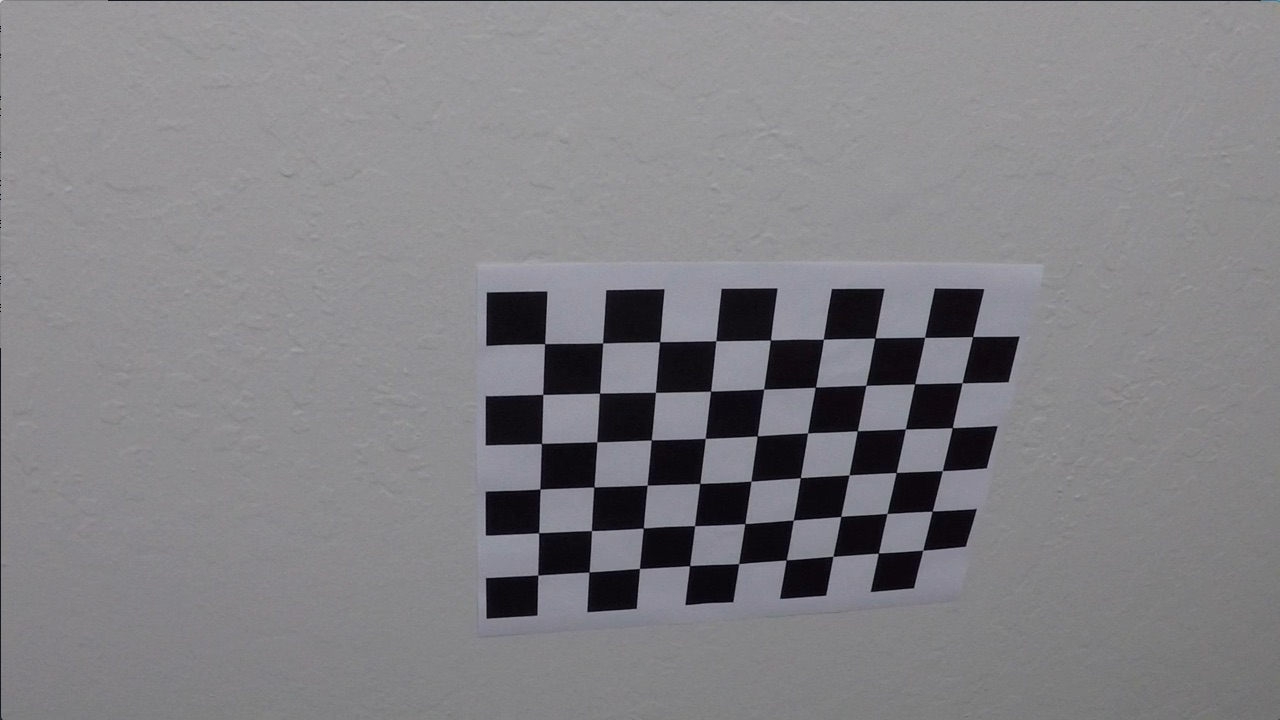
#> input picture camera_cal/calibration10.jpg, 1280 x 720 px; its folder holds 4 pictures in this run
$ python calibration_pipeline.py   (older library calls are emulated)
#> lines starting #> are read from the running program, lines starting #| are printed output that depends on the picture; after the words box and inside, x2 and y2 are one past the last pixel; in counts of white or black regions, pixels touching at a corner belong together
### inout.py
import os

def read_paths(dir_path, file_exts={'jpg':True,'png':True}):
    # ** Reads in each path from a directory with correct extension to an array **

    # dir_path - string of the path to the directory to read from
    # file_exts - dict() of desired file extensions

    path_list = []
    for dir_name, subdir, file_list in os.walk(dir_path):
        for f in file_list:
            f_ext = f.split('.')[-1]
            if f_ext.lower() in file_exts:
                path_list.append(os.path.join(dir_name,f))
    return path_list

### calibration.py
import numpy as np
import cv2
import matplotlib.pyplot as plt
import matplotlib.image as mpimg

import inout

def get_imgpts(img,nxy,img_pts):
    # ** Used to find and return corners on chessboard in image **

    # img - image that contains a chessboard as a numpy array
    # nxy - tuple of integers containing number of corners on chessboard in the x direction and in the y direction.
    # img_pts - array to store corner locations in

    gray_img = cv2.cvtColor(img,cv2.COLOR_RGB2GRAY)
    ret,corners = cv2.findChessboardCorners(gray_img,nxy,None)
    if ret:
        img_pts.append(corners)
    return ret,img_pts

def make_objpts(nxy):
    # ** Constructs object points to map to **

    # nxy - tuple of integers containing number of corners on chessboard in the x direction and in the y direction.

    objp = np.zeros((nxy[0]*nxy[1],3),dtype=np.float32)
    objp[:,:2] = np.mgrid[0:nxy[0],0:nxy[1]].T.reshape(-1,2)
    return objp

# [13 lines left out: function draw_corners, not called in this run]

def calibrate(imgs_dir,nxy):
    # ** Reads in images to calculate the calibration and undistortion parameters **

    # imgs_dir - root directory as string containing calibration images
    # nxy - tuple of integers containing number of corners on chessboard in the x direction and in the y direction.

#> called with imgs_dir = 'camera_cal', nxy = (9, 6)
    cal_paths = inout.read_paths(imgs_dir)
    img_pts = []
    obj_pts = []
    objp = make_objpts(nxy) # locations for transform

    images = []
    for path in cal_paths[1:]:
        img = mpimg.imread(path)
#> img is the input picture: shape (720, 1280, 3); mean R, G, B 130.2, 129.4, 133.1
        images.append(img)
        ret,img_pts = get_imgpts(img,nxy,img_pts)
#> in get_imgpts, `ret,corners = cv2.findChessboardCorners(gray_img,nxy,None)`: ret = True; corners = 54 rows, first 8: [545.3, 343.1], [602.7, 342.8], [660.1, 341.3], [715.8, 340.7], [770.6, 340], [823.5, 339.2], [874.3, 338.5], [925.1, 337.4]
#> ret = True; img_pts = 1 item
        if ret:
            obj_pts.append(objp)

    ret, mtx, dist, rvecs, tvecs = cv2.calibrateCamera(obj_pts,
                                                        img_pts,
                                                        img.shape[:2],
                                                        None,
                                                        None)
#> ret = 0.814; mtx = [[1608.6, 0, 396], [0, 1782.8, 550.8], [0, 0, 1]]; dist = [[-1.62, 5.8, -0.0528, 0.074, -13.95]]; rvecs = ([0.768, 0.0115, -0.0362], [0.224, 0.566, 0.0321]); tvecs = ([2.52, -3.17, 27.55], [-10.04, -8.14, 47.41])
    return ret, mtx, dist, rvecs, tvecs

def undistort(img,calibrators):
    # ** Uses calibrator parameters from calibrate() to undistort an image **

    # img - image as numpy array to be undistorted
    # calibrators - tuple of parameters received from cv2.calibrateCamera(), the tuple has the form (ret,mtx,dist,rvecs,tvecs)

    return cv2.undistort(img, calibrators[1],
                        calibrators[2],
                        None,
                        calibrators[1])

# [50 lines left out: functions get_chess_transform, get_transform, change_persp, not called in this run]

### filters.py
import numpy as np
import matplotlib.image as mpimg
import matplotlib.pyplot as plt
import cv2

def abs_grad(img, orient='x', sobel_kernel=3, thresh=(20,100), sat_img=[]):
    # ** Returns absolute value of pixel gradients in specified direction on image **

    # img - numpy array to detect pixel gradients off of
    # orient - direction of gradient calculations ('x' or 'y')
    # sobel_kernel - int of kernel size for sobel operation
    # thesh - tuple of lower gradient threshold and upper gradient threshold
    # sat_img - numpy array of saturation values for image. Used to speed calculations

    if len(sat_img) == 0:
        sat_img = get_saturation(img)

    if 'x' in orient.lower():
        x,y=1,0
    else:
        x,y=0,1
    sobel = np.absolute(cv2.Sobel(sat_img,cv2.CV_64F,x,y,ksize=sobel_kernel))
    sobel = (sobel*255/np.max(sobel)).astype(np.uint8)
    binary = np.zeros_like(sobel)
    binary[(sobel > thresh[0]) & (sobel < thresh[1])] = 1
    return binary

def mag_grad(img, sobel_kernel=3,thresh=(100,255), sat_img=[]):
    # ** Returns combined magnitude of pixel gradients in both x and y directions on image **

    # img - numpy array to detect pixel gradients off of
    # sobel_kernel - int of kernel size for sobel operation
    # thesh - tuple of lower gradient threshold and upper gradient threshold
    # sat_img - numpy array of saturation values for image. Used to speed calculations

    if len(sat_img) == 0:
        sat_img = get_saturation(img)

    sobelx = np.square(cv2.Sobel(sat_img,cv2.CV_64F,1,0,ksize=sobel_kernel))
    sobely = np.square(cv2.Sobel(sat_img,cv2.CV_64F,0,1,ksize=sobel_kernel))

    sobel = np.sqrt(sobelx+sobely)
    sobel = (sobel*255/np.max(sobel)).astype(np.uint8)

    binary = np.zeros_like(sobel)
    binary[(sobel > thresh[0]) & (sobel < thresh[1])] = 1
    return binary

# [19 lines left out: function dir_grad, not called in this run]

def get_saturation(img):
    # ** Returns saturation pixel values from given image **
    # img - numpy array of pixels
    hls = cv2.cvtColor(img,cv2.COLOR_RGB2HLS)
    return hls[:,:,2]

def filter(img, saturate=True, abs_thresh=(10,100), mag_thresh=(35,100)):
    # Returns binary pixels after combining abs_grad(), mag_grad(), and get_saturation() filters **

    # img - numpy array of pixels
    # saturate - optional boolean to run saturation transform
    # abs_thresh - tuple of thresholds for abs_thresh()
    # mag_thresh - tuple of thresholds for mag_thresh()

    if saturate:
        sat_img = get_saturation(img)
    else:
        sat_img = img
    a = abs_grad(img,'x',3,abs_thresh,sat_img=sat_img)
    b = mag_grad(img,sobel_kernel=9, thresh=mag_thresh,sat_img=sat_img)
    d = a+b+sat_img/np.max(sat_img)
    d[d <= 1] = 0
    d[d.nonzero()] = 1
    return d

### calibration_pipeline.py
import numpy as np
import cv2
import matplotlib.pyplot as plt
import matplotlib.image as mpimg

import calibration as calib
import lanes
import filters


def show(img):
    plt.imshow(img)
    plt.show()

cal_imgs_dir = 'camera_cal'
nxy = (9,6) # tuple of chess board corners (across, vertical)
offset = 50

calibrators = calib.calibrate(cal_imgs_dir,nxy)
#> calibrators = (0.814, [[1608.6, 0, 396], [0, 1782.8, 550.8], [0, 0, 1]], [[-1.62, 5.8, -0.0528, 0.074, -13.95]], ([0.768, 0.0115, -0.0362], [0.224, 0.566, 0.0321]), ([2.52, -3.17, 27.55], [-10.04, -8.14, 47.41]))


img = mpimg.imread('test_images/straight_lines2.jpg')
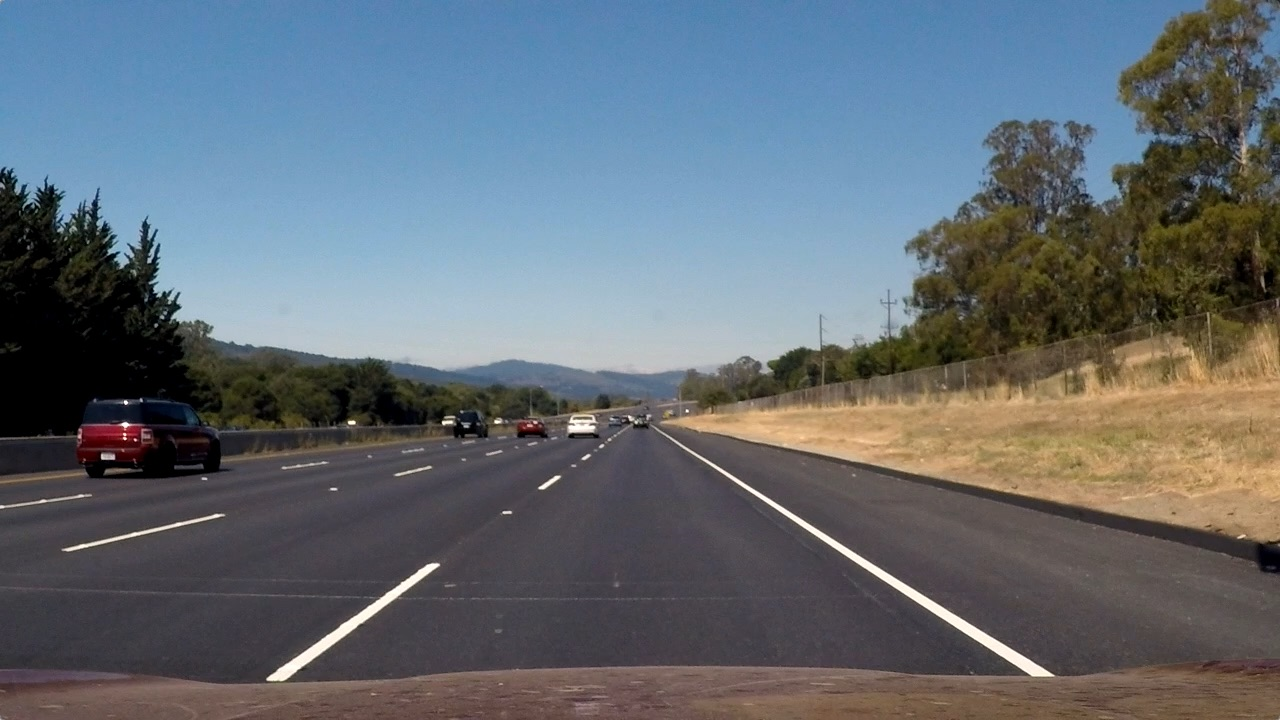
#> input picture test_images/straight_lines2.jpg, 1280 x 720 px
#> img is the input picture: shape (720, 1280, 3); mean R, G, B 99.4, 107.7, 115.1
img = calib.undistort(img,calibrators)
filt_img = filters.filter(img)
#> in get_saturation, `hls = cv2.cvtColor(img,cv2.COLOR_RGB2HLS)`: hls: shape (720, 1280, 3); mean of channels 0, 1, 2 85.5, 108.5, 60.8
#> in get_saturation, `return hls[:,:,2]`:
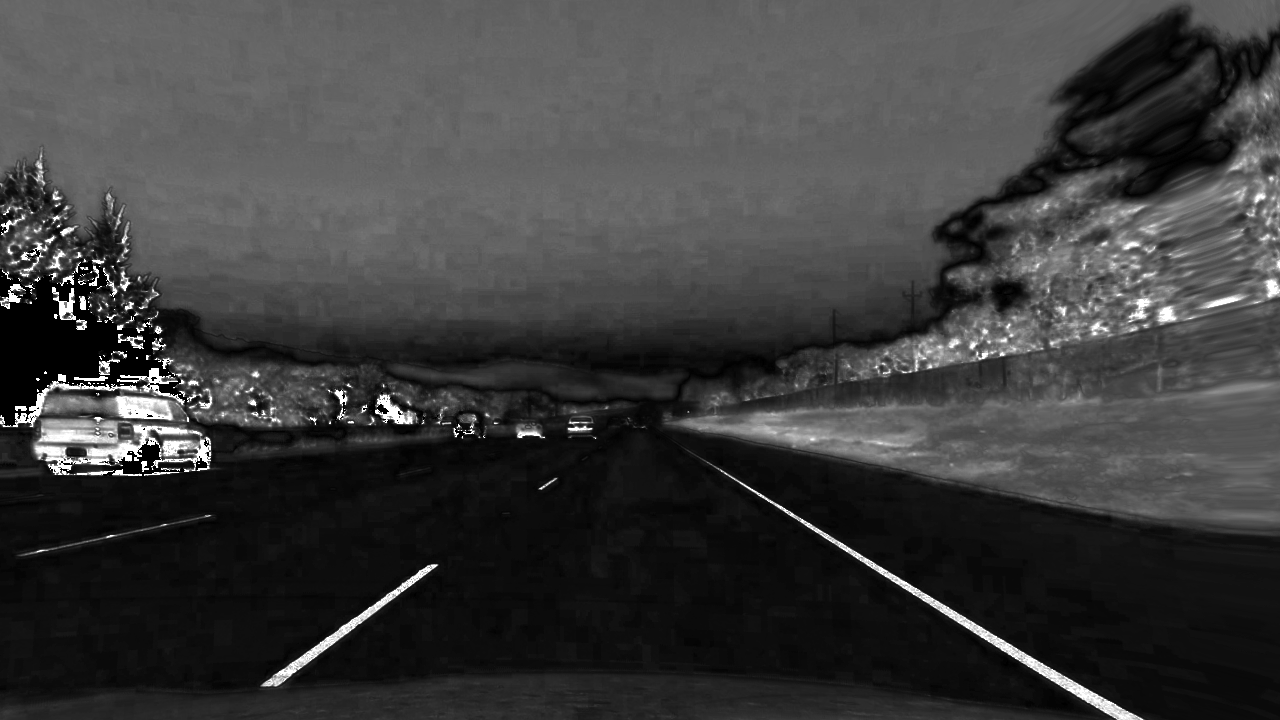
#> returned value: shape (720, 1280); min 0, max 255, mean 60.8
#> in filter, `a = abs_grad(img,'x',3,abs_thresh,sat_img=sat_img)`:
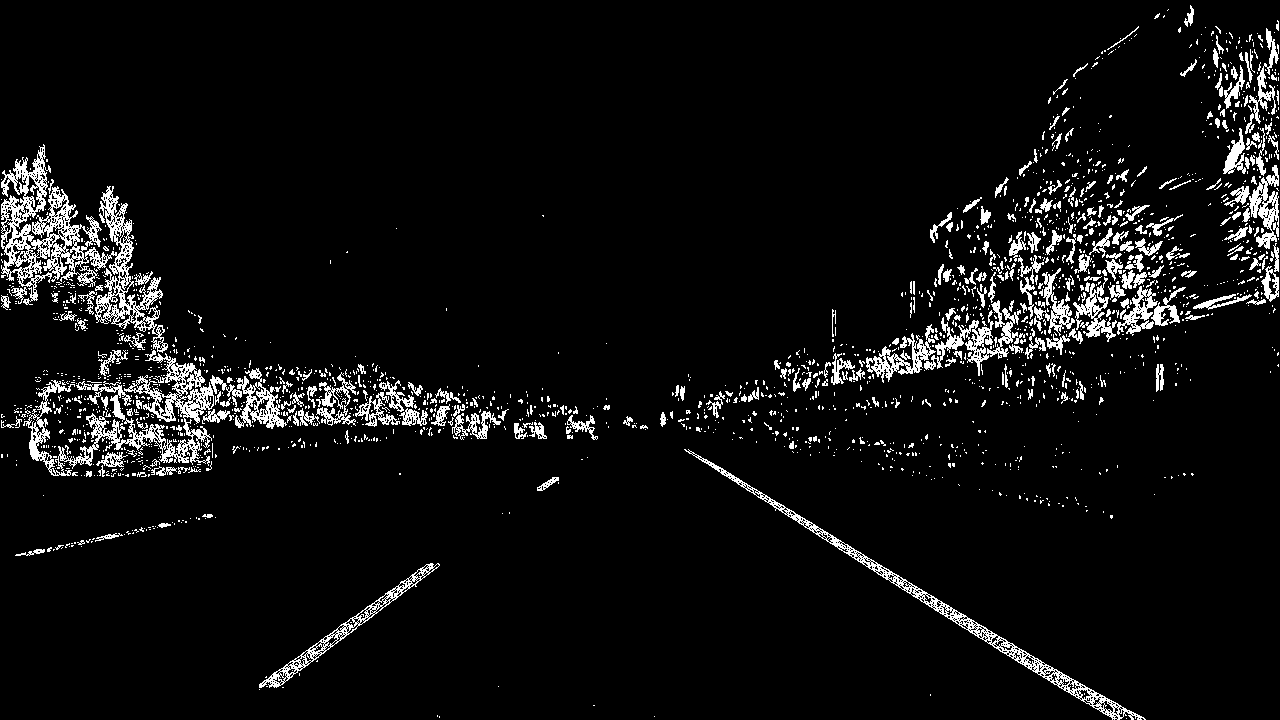
#> a: shape (720, 1280); values 0 (black) and 1 (white), 6% white in thin lines or dots
#> in filter, `b = mag_grad(img,sobel_kernel=9, thresh=mag_thresh,sat_img=sat_img)`: b: shape (720, 1280); values 0 (black) and 1 (white), 4.1% white in thin lines or dots
#> in filter, `d[d.nonzero()] = 1`:
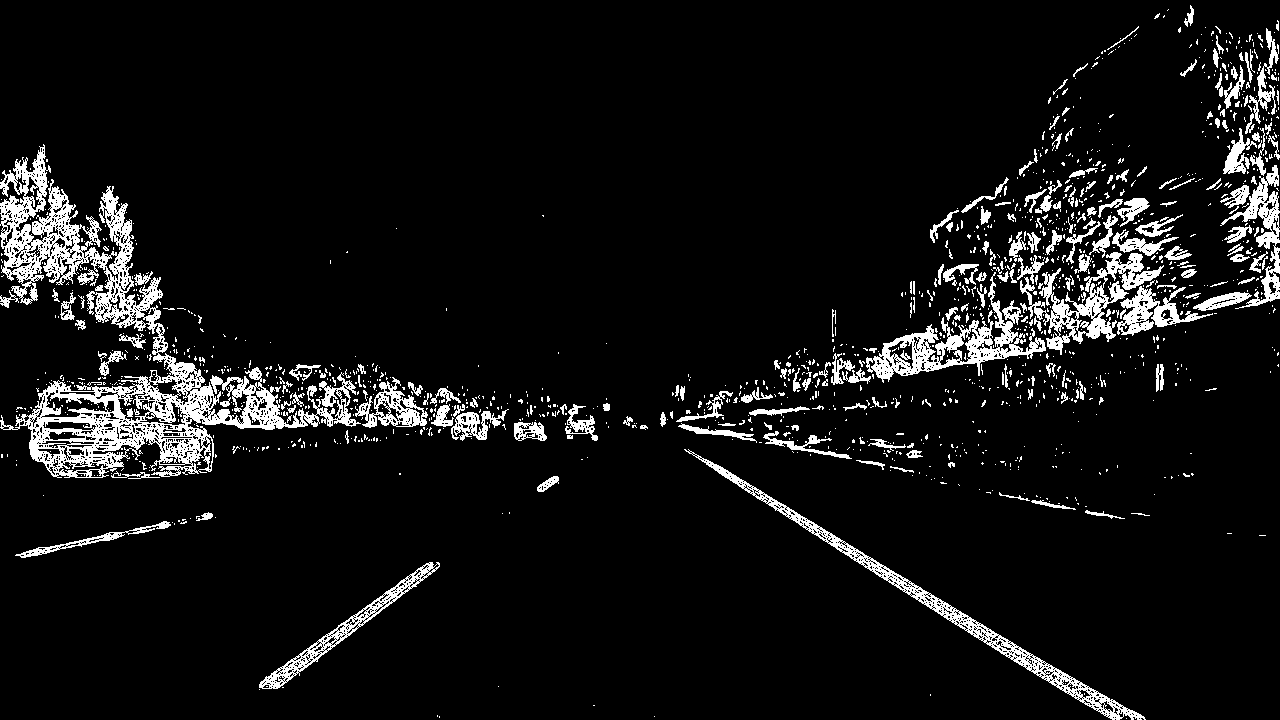
#> d: shape (720, 1280) float64; values 0 (black) and 1 (white), 7.6% white; 1434 white regions (1207 under 20 px), largest, box (x1, y1, x2, y2) and area: (0, 144, 361, 478) 23632, (684, 449, 1146, 720) 4849, (866, 272, 1046, 383) 4491
#> (the run stopped early here; a loop or call above may not have finished)
